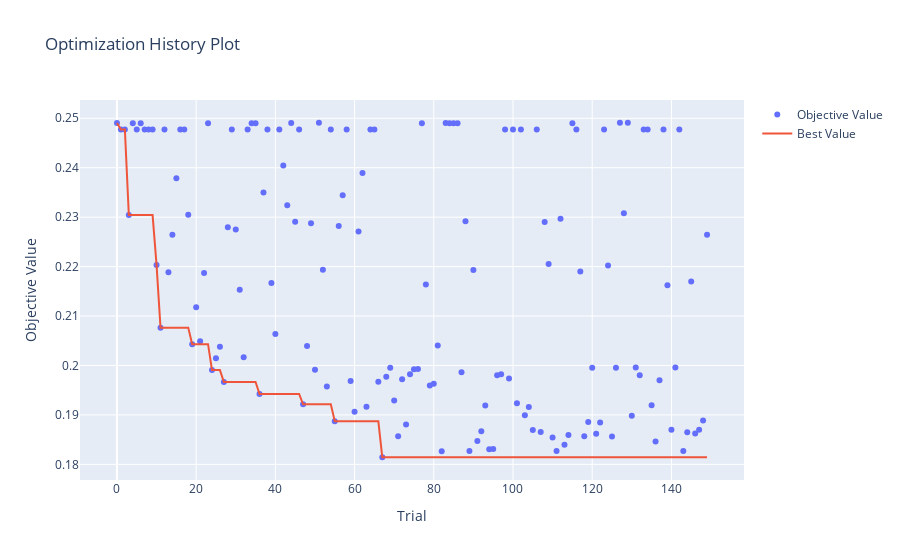

Notebook cell for this chart:
### Code cell
# History of optimization

optuna.visualization.plot_optimization_history(study)

### Figure 1 — Plotly figure (JSON) as saved in the notebook; plotly's stock layout.template omitted (floating-point values rounded to 4 significant figures; data arrays with more than 128 entries replaced by an {"elided": "..."} marker saying what was removed)
{"data": [{"mode": "markers", "name": "Objective Value", "type": "scatter", "x": {"elided": "150 int values"}, "y": {"elided": "150 float values"}}, {"mode": "lines", "name": "Best Value", "type": "scatter", "x": {"elided": "150 int values"}, "y": {"elided": "150 float values"}}, {"marker": {"color": "#cccccc"}, "mode": "markers", "name": "Infeasible Trial", "showlegend": false, "type": "scatter", "x": [], "y": []}], "layout": {"title": {"text": "Optimization History Plot"}, "xaxis": {"title": {"text": "Trial"}}, "yaxis": {"title": {"text": "Objective Value"}}}}
